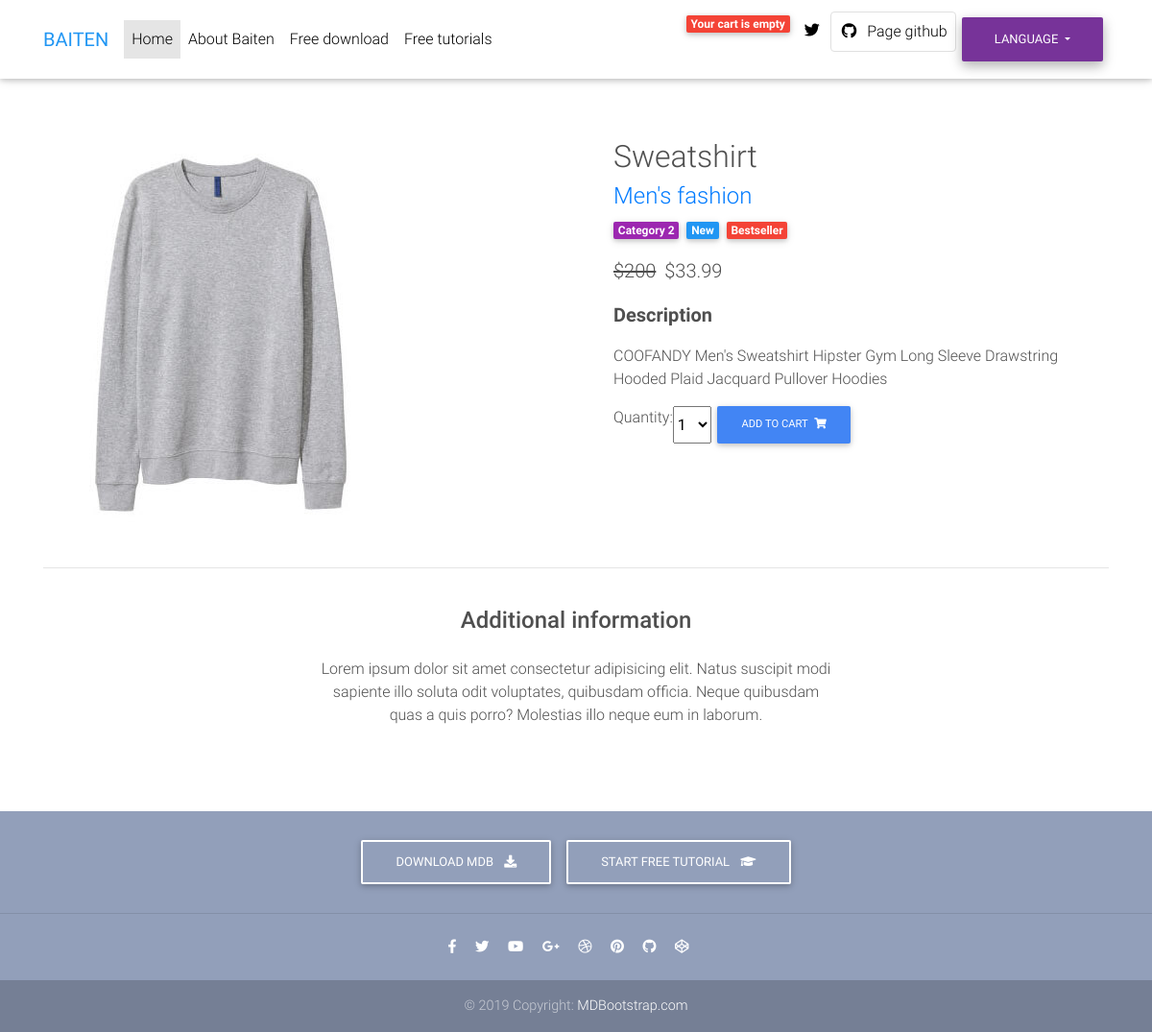
The page /en/1/sweatshirt/ on the database its author committed.
### shop/models.py (models this page shows, shortened)
class Item(models.Model):
    category = models.ForeignKey(Category,
                                 related_name='products',
                                 on_delete=models.CASCADE)
    name = models.CharField(max_length=200, db_index=True)
    slug = models.SlugField(max_length=200, db_index=True)
    image = models.ImageField(upload_to='products/%Y/%m/%d',
                              blank=True)
    description = models.TextField(blank=True)
    price = models.DecimalField(max_digits=10, decimal_places=2)
    available = models.BooleanField(default=True)
    created = models.DateTimeField(auto_now_add=True)
    updated = models.DateTimeField(auto_now=True)
    tags = models.CharField(choices=TAG_CHOICES,
                            max_length=1)
    class Meta:
        ordering = ('name',)
        index_together = (('id', 'slug'),)

class Category(models.Model):
    name = models.CharField(max_length=200,
                            db_index=True)
    slug = models.SlugField(max_length=200,
                            unique=True)
    class Meta:
        ordering = ('name',)
        verbose_name = 'category'
        verbose_name_plural = 'categories'
    def __str__(self):
        return self.name
    def get_absolute_url(self):
        return reverse('shop:item_list',
                       args=[self.slug])

### shop/views.py (the view)
# urls.py: path('<int:id>/<slug:slug>/', views.item_detail, name='item_detail'),
def item_detail(request, id, slug):
    item = get_object_or_404(Item,
                             id=id,
                             slug=slug,
                             available=True)
    cart_item_form = CartAddItemForm
    return render(request,
                  'product-page.html',
                  {'item': item,
                   'cart_item_form': cart_item_form})

### cart/cart.py (called while the page is built)
    def __len__(self):
        return sum(product['quantity'] for product in self.cart.values())

### cart/context_processors.py (called while the page is built)
def cart(request):
    return {'cart': Cart(request)}

### shop/templates/product-page.html (shortened to what this page needs)
{% extends "base.html" %}
{% load i18n %}
{% load static %}
{% block content %}
  <main class="mt-5 pt-4">
    <div class="container dark-grey-text mt-5">
      <div class="row wow fadeIn">
        <div class="col-md-6 mb-4">
          <img src="{% if item.image %}{{ item.image.url }}
          {% else %} https://mdbootstrap.com/img/Photos/Horizontal/E-commerce/Vertical/14.jpg {% endif %}" class="img-fluid" alt="">
        </div>
        <div class="col-md-6 mb-4">
          <div class="p-4">
            <div class="product-detail">
              <strong><b>
              <h2 class="dark-grey-text" class="lead font-weight-bold">{{ item.name }}</h2>
              <h4>
                <a href="{{ item.category.get_absolute_url }}">{{ item.category }}</a>
              </h4>
              </b>
              </strong>
            </div>
            <div class="mb-3">
              <a href="">
                <span class="badge purple mr-1">{% trans "Category" %} 2</span>
              </a>
              <a href="">
                <span class="badge blue mr-1">{% trans "New" %}</span>
              </a>
              <a href="">
                <span class="badge red mr-1">{% trans "Bestseller" %}</span>
              </a>
            </div>
            <p class="lead">
              <span class="mr-1">
                <del>$200</del>
              </span>
              <span>${{ item.price }}</span>
            </p>
            <p class="lead font-weight-bold">{% trans "Description" %}</p>
            <p>{{ item.description }}</p>
            <form class="d-flex justify-content-left" action="{% url "cart:cart_add" item.id %}" method="post">
              {{ cart_item_form }}
              <button class="btn btn-primary btn-md my-0 p" type="submit">{% trans "Add to cart" %}
                <i class="fas fa-shopping-cart ml-1"></i>
              </button>
            </form>
          </div>
        </div>
      </div>
      <hr>
      <div class="row d-flex justify-content-center wow fadeIn">
        <div class="col-md-6 text-center">
          <h4 class="my-4 h4">Additional information</h4>
          <p>Lorem ipsum dolor sit amet consectetur adipisicing elit. Natus suscipit modi sapiente illo soluta odit
            voluptates,
            quibusdam officia. Neque quibusdam quas a quis porro? Molestias illo neque eum in laborum.</p>
        </div>
      </div>
      <div class="row wow fadeIn">
        <div class="col-lg-4 col-md-12 mb-4">
        </div>
        <div class="col-lg-4 col-md-6 mb-4">
        </div>
        <div class="col-lg-4 col-md-6 mb-4">
        </div>
      </div>
    </div>
  </main>
</body>
{% endblock %}

### shop/templates/base.html (style rules this page uses)
html, body, header, .carousel { height: 60vh; }

### rows shown on the page
Item: image (picture), name "Sweatshirt", category "Men's fashion", price "33.99", description "COOFANDY Men's Sweatshirt Hipster Gym Long Sleeve Drawstring Hooded Plaid Jacquard Pullover Hoodies"
